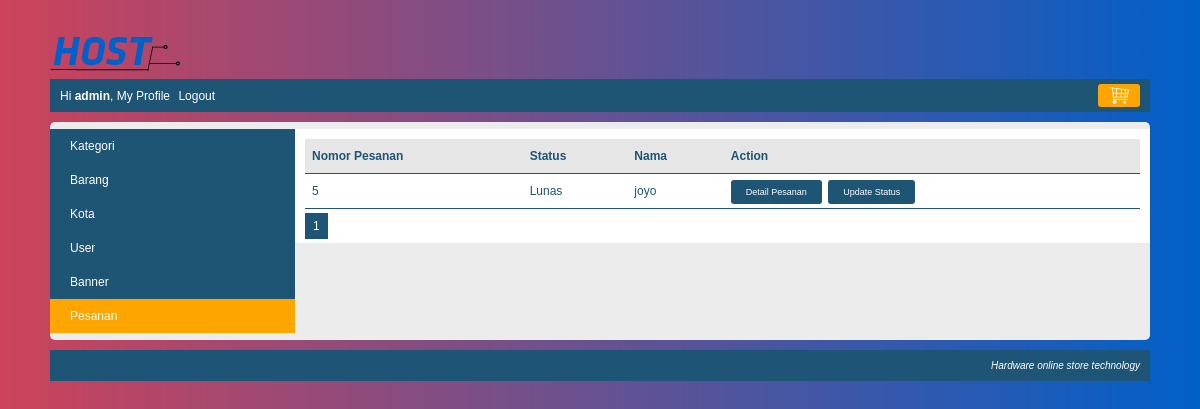
The app's page /index.php?page=my_profile&module=pesanan&action=list (signed in) with its own data.
### tables this page shows
CREATE TABLE `pesanan` (
  `pesanan_id` int(10) NOT NULL,
  `kota_id` int(10) NOT NULL,
  `user_id` int(10) NOT NULL,
  `nama_penerima` varchar(150) NOT NULL,
  `nomor_telepon` varchar(15) NOT NULL,
  `alamat` varchar(300) NOT NULL,
  `tanggal_pemesanan` datetime NOT NULL,
  `status` tinyint(4) NOT NULL
);

CREATE TABLE `user` (
  `user_id` int(10) NOT NULL,
  `level` varchar(30) NOT NULL,
  `nama` varchar(150) NOT NULL,
  `email` varchar(160) NOT NULL,
  `alamat` varchar(400) NOT NULL,
  `phone` varchar(15) NOT NULL,
  `password` varchar(300) NOT NULL,
  `status` enum('on','off') NOT NULL
);

### module/pesanan/list.php (the view, shortened to what this page needs)
<?php
	$pagination = isset($_GET["pagination"]) ? $_GET["pagination"] : 1;
	$data_per_halaman = 5;
	$mulai_dari = ($pagination-1) * $data_per_halaman;
	if($level == "superadmin"){
		$queryPesanan = mysqli_query($koneksi, "SELECT pesanan.*, user.nama FROM pesanan JOIN user ON pesanan.user_id=user.user_id ORDER BY pesanan.tanggal_pemesanan DESC LIMIT $mulai_dari, $data_per_halaman");
	}else{
		$queryPesanan = mysqli_query($koneksi, "SELECT pesanan.*, user.nama FROM pesanan JOIN user ON pesanan.user_id=user.user_id WHERE pesanan.user_id='$user_id' ORDER BY pesanan.tanggal_pemesanan DESC LIMIT $mulai_dari, $data_per_halaman");
	}
	if(mysqli_num_rows($queryPesanan) == 0){
		echo "<h3>Saat ini belum ada data pesanan</h3>";
	}
	else{
		echo "<table class='table-list'>
				<tr class='baris-title'>
					<th class='kiri'>Nomor Pesanan</th>
					<th class='kiri'>Status</th>
					<th class='kiri'>Nama</th>
					<th class='kiri'>Action</th>
				</tr>";
		$adminButton = "";
		while($row=mysqli_fetch_assoc($queryPesanan)){
			if($level == "superadmin"){
				$adminButton = "<a class='tombol-action' href='".BASE_URL."index.php?page=my_profile&module=pesanan&action=status&pesanan_id=$row[pesanan_id]'>Update Status</a>";
			}
			$status = $row['status'];
			echo "<tr>
					<td class='kiri'>$row[pesanan_id]</td>
					<td class='kiri'>$arrayStatusPesanan[$status]</td>
					<td class='kiri'>$row[nama]</td>
					<td class='kiri'>
						<a class='tombol-action' href='".BASE_URL."index.php?page=my_profile&module=pesanan&action=detail&pesanan_id=$row[pesanan_id]'>Detail Pesanan</a>
						$adminButton
					</td>
				 </tr>";
		}
		echo "</table>";
	}
?>

### css/Style.css (style rules this page uses)
body { font-family: arial; font-size: 12px; color: #1e5474; background-image: url(../images/BG.jpg); height: 100%; background-repeat: no-repeat; background-size: cover; margin: 0px; }
.table-list { width: 100%; border-collapse: collapse; }
.table-list tr { border-bottom: 1px solid #1e5474; }
.table-list tr.baris-title { background: #E6E6E6; }
.table-list tr th, .table-list tr td { padding: 10px 7px; }
.kiri { text-align: left; }
.tombol-action { background: #1e5474; color: white; padding: 7px 15px; border-radius: 3px; cursor: pointer; text-decoration: none; margin-right: 3px; font-size: 9px; }

### records on screen
pesanan: pesanan_id "5", status "Lunas", user.nama "joyo"

### other values on screen
$nama "admin"
